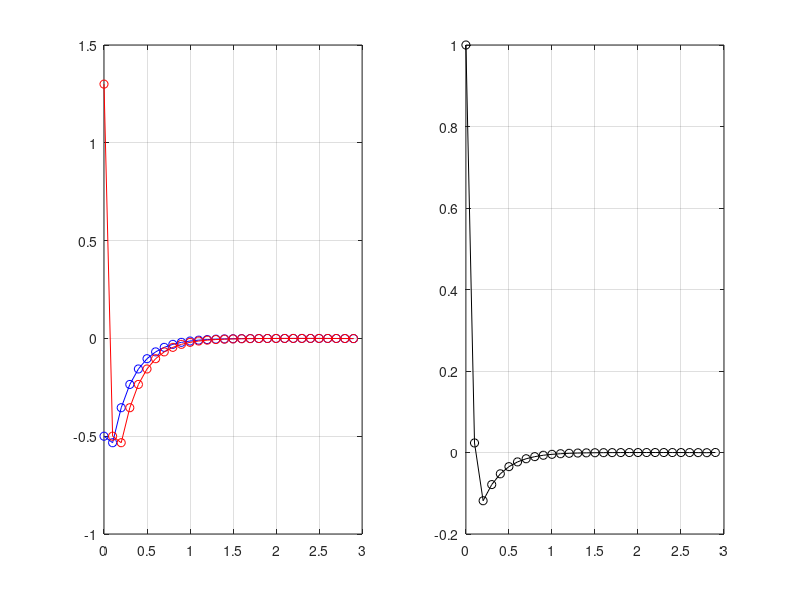
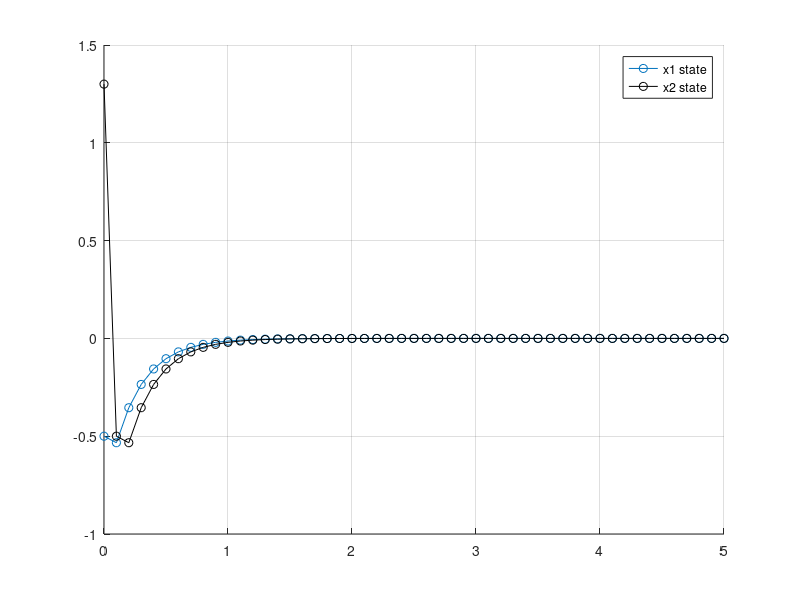

Write the MATLAB code that produced these figures, in order.
clear 
close all
clc

%Matrices A,B,Q
Ad=[4/3 -2/3; 1 0];
Bd=[1 0]';
Q=[4/9+0.001 -2/3; -2/3 1.001];
C=[-2/3 1];
R=0.001;
x0=[-0.5 1.3]';
ubounds=1; % Valores absolutos de las restricciones de u
xbounds=2;

N=30;

Qbig=kron(eye(N),Q);
Rbig=kron(eye(N),R); 

Abig=[];
Bbig=0*kron(eye(N),Bd);
for i=1:N
    Abig=[Abig;Ad^(i-1)];
    Bbig=Bbig+kron(diag(ones(N-i,1),-i),Ad^(i-1)*Bd);
end

%funcion de costo
H=Bbig'*Qbig*Bbig+Rbig;

%Restricciones: Ax<=b para quadprog
%-1<=u<=1
%-1<=x1<=1    y     -1<=x2<=1 =====>  x1<=1, -x1<=1, -x2<=1, x2<=1;
%Rx*X<=k, restricciones para los estados
%Ru*U<=Ku, restriciones para la entrada

A=kron(eye(N),[1;-1]);
b=ubounds*ones(N*2,1);

A=[A;Bbig;-Bbig];
b=[b;-Abig*x0+xbounds*ones(N*2,1);Abig*x0+xbounds*ones(N*2,1)];
f=Bbig'*Qbig*Abig*x0;

[U,FVAL,EXITFLAG]=quadprog(2*H,2*f,A,b);
Ts=0.1;
if EXITFLAG==-2||isempty(U)
    flagtot=0;
else
    X=Abig*x0+Bbig*U;
    X_re=[reshape(X,2,N)'];
    
    figure(1)
    
    hold on
    subplot(1,2,1);plot(0:Ts:Ts*(N-1),X_re(:,1),'b');hold on;plot(0:Ts:Ts*(N-1),X_re(:,1),'bo');plot(0:Ts:Ts*(N-1),X_re(:,2),'r');plot(0:Ts:Ts*(N-1),X_re(:,2),'ro');grid on
    subplot(1,2,2);plot(0:Ts:Ts*(N-1),U,'k');hold on;plot(0:Ts:Ts*(N-1),U,'ko');grid on
    
    
end

% Control 
Tf=50;
x1=[x0(1,1)];
x2=[x0(2,1)];
A=kron(eye(N),[1;-1]);
A=[A;Bbig;-Bbig];
for i=1:Tf

    b=ubounds*ones(N*2,1);
    b=[b;-Abig*x0+xbounds*ones(N*2,1);Abig*x0+xbounds*ones(N*2,1)];
    f=Bbig'*Qbig*Abig*x0;
    [U,FVAL,EXITFLAG]=quadprog(2*H,2*f,A,b);
    if EXITFLAG==-2||isempty(U)
        flagtot=0;
    else
        x_t1=Ad*x0+Bd*U(1);
        x1=[x1 x_t1(1,1)];
        x2=[x2 x_t1(2,1)];
        x0=x_t1;
    end
    
    clc
%     X_re=[reshape(X,2,N)'];
end

figure
t=0:Ts:Tf*Ts;%-Ts;
hold on
plot(t,x1,'-o')
plot(t,x2,'-ko')  
grid on
legend('x1 state','x2 state')
    

%Forma alterna



% N=6;   %5+1 por la programacion de matlab
% 
% %Nuevas matrices
% An=zeros(length(A)*(N-1),2);
% j=0;
% for i=1:(length(An))/2
% %     if i==1
% %         An(i:2,:)=eye(2);
% %     else
%         An(i+j:i+j+1,:)=A^(i-1);
%         j=j+1;
% %     end
% end
% 
% Bn=zeros(length(A)*(N-2),5);
% 
% % j=0
% % for i=1:N-2
% % %     if i==1
% % %         Bn(i,:)=0;
% % %     else
% % %         
% % %     for j=1:N-2
% %     
% %         Bn(i+j+1:i+j+2,1)=A^(i-1)*B
% %         A^(i-1)*B
% %         j=j+1;
% % %     end
% %     
% % end
% % % Bn
% n=1;
% for i=1:N-2
%     for j=n:N-2
%        Bn(2*j+1:2*j+2,i)=A^(j-n)*B;
%        
%     end
%     n=n+1;
% end
% 
% Qn=zeros((N-1)*2,(N-1)*2);
% Qn=blkdiag(Q,Q,Q,Q,Q);
% 
% Rn=zeros(N-1,N-1);
% Rn=diag([R,R,R,R,R]);
% Flu=-1;
% Fuu=1;
% 
% H=2*Bn'*Qn*Bn+R;
% f=(Bn'*Qn*An)'; %xt|t????
% 
% 
